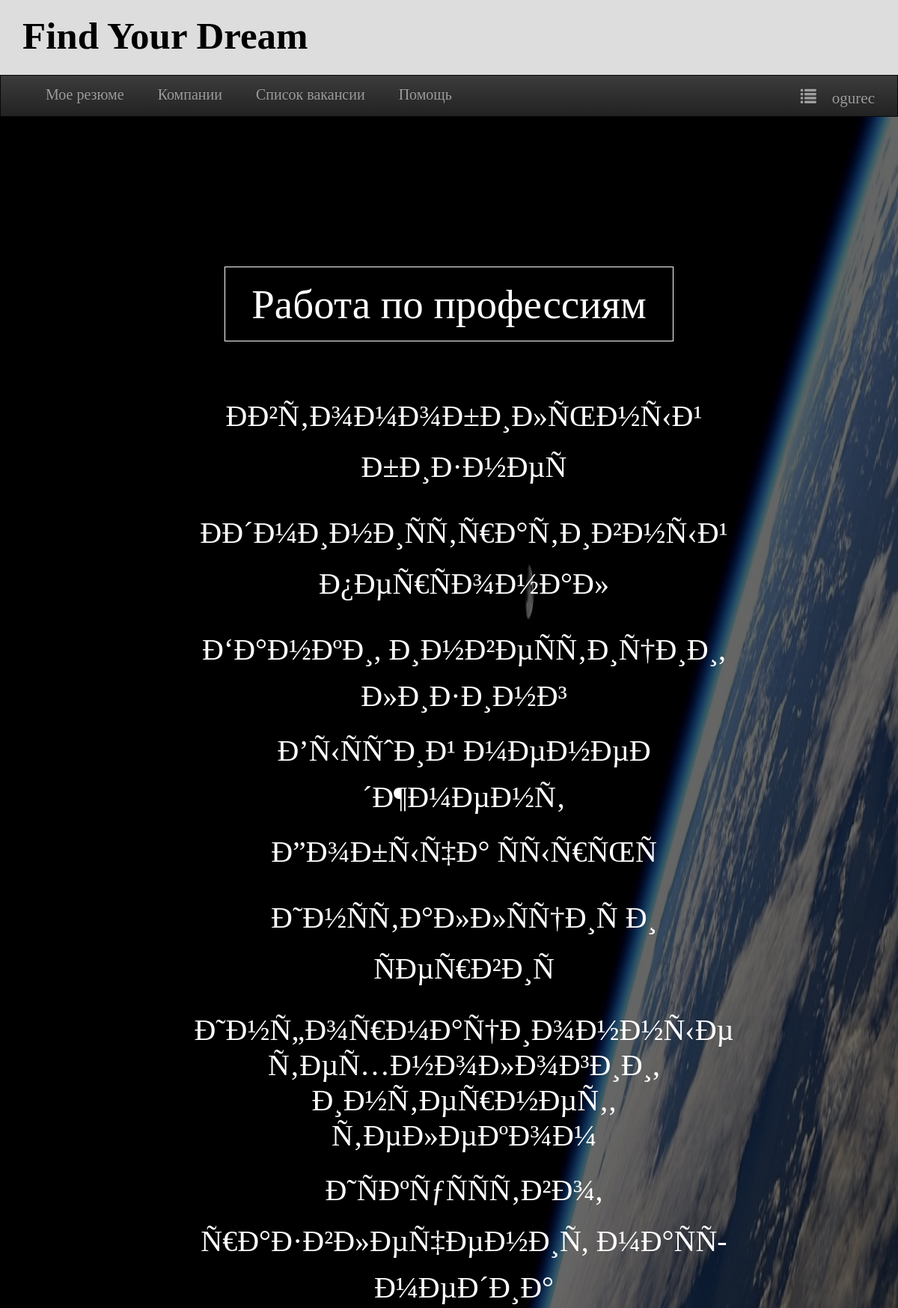
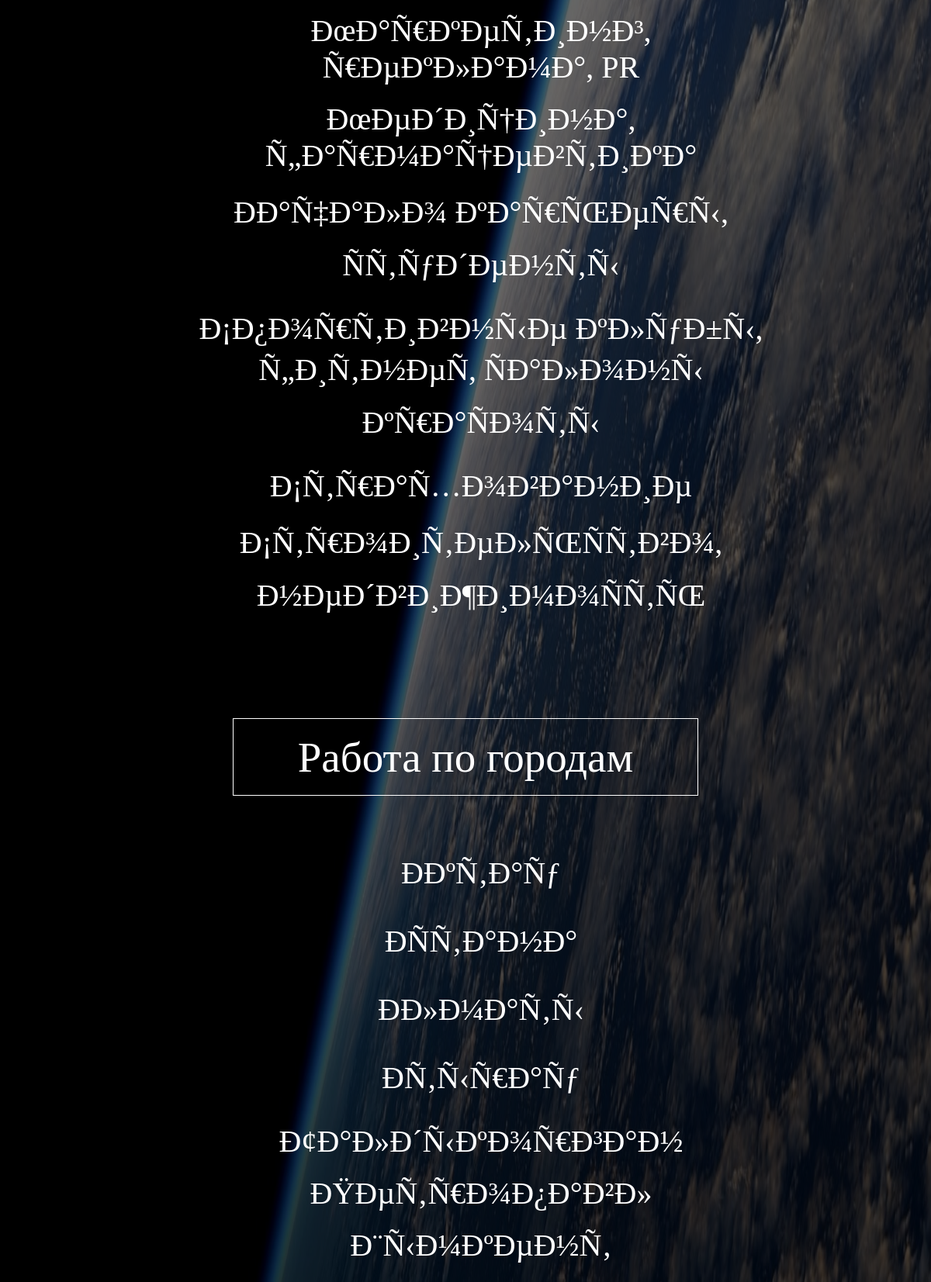
The app's page /index_authSOS.php (signed in, upper part) with its own data (2 pictures, top to bottom).
### tables this page shows
CREATE TABLE `specialization` (
  `id` int(11) NOT NULL,
  `specialization` text NOT NULL
);

CREATE TABLE `city` (
  `id` int(11) NOT NULL,
  `city` text NOT NULL
);

### index_authSOS.php (the view, shortened to what this page needs)
<?php
	include "connection.php";
	$sql = "SELECT * FROM specialization";
	$res = $con->query($sql);
	$query = "SELECT * FROM city";
	$result = $con->query($query);
 ?>
<!DOCTYPE html>
<html>
<head>
    <link rel="stylesheet" href="css/bootstrap.min.css">
    <link rel="stylesheet" href="css/bootstrap.css">
    <link rel="stylesheet" href="css/index.css">
    <link rel="stylesheet" href="css/bootstrap-theme.min.css">
</head>
<body>
  	<div class="all">
	    <div class="col-md-12 col-xs-12 col-lg-12 col-sm-12">
	      	<div class="main_name_1">
		        <div class="center_1_v">
		          	<div class="name_logo_1">
		            	<h1><a href="index_authSOS.php" style="color:black;">Find Your Dream</a></h1>
		          	</div>
		        </div>
	      	</div>
	    </div>
	    <div class="col-md-12 col-xs-12 col-lg-12 col-sm-12">
	      	<div class="main_nv_1">
		        <nav class="navbar navbar-inverse">
		          	<div class="container-fluid">
			            <div class="collapse navbar-collapse" id="bs-example-navbar-collapse-1">
			              	<ul class="nav navbar-nav">
				                <li><a href="mysv.php">Мое резюме</a></li>
				                <li><a href="comp_list.php">Компании</a></li>
				                <li><a href="vakList.php">Список вакансии</a></li>
				                <li><a href="helpSOS.php">Помощь</a></li>
			              	</ul>
			              	<ul class="nav navbar-nav navbar-right">
				                <li class="dropdown">
				                  	<a href="#" class="dropdown-toggle" data-toggle="dropdown" role="button" aria-haspopup="true" aria-expanded="false"><span class="glyphicon glyphicon-list">
				                  		<?php
								            echo $_SESSION['login'];
				                  		 ?>
				                  	</span></a>
				                </li>
			              	</ul>
			            </div>
		          	</div>
		        </nav>
		        <div class="photo_back_view">
		        	<div class="fff">
				    <div class="col-md-12 col-xs-12 col-lg-12 col-sm-12">
				    	<div style="width: 100%; height: 200px;"></div>
				      	<div id="one">
					      	<div class="col-md-2 col-lg-2 col-sm-2 col-xs-0"></div>
					      	<div class="col-md-8 col-sm-8 col-lg-8 col-xs-12">
					      		<div class="col-md-12 col-xs-12 col-lg-12 col-sm-12">
					      			<div class="job_by_prof">
					      				<h1><p>Работа по профессиям</p></h1>
					      			</div>
					      			<div class="row"></div>
					      			<div class="col-xs-12 col-lg-12">
					      				<div class="ind">
					      					<?php while($row1 = $res->fetch_array()){ ?>
					      					<ul>
					      						<li><a href="spec.php?specialization=<?php echo $row1['specialization']; ?>"><?php echo $row1['specialization']; ?></a></li>
					      					</ul>
					      					<?php } ?>
					      				</div>
					      			</div>
					      		</div>
					      		<div class="col-md-12 col-xs-12 col-lg-12 col-sm-12">
					      			<div class="row_2"></div>
					      			<div class="job_by_city">
					      				<h1><p>Работа по городам</p></h1>
					      			</div>
					      			<div class="row"></div>
					      			<div class="col-xs-12 col-lg-12">
					      				<div class="ind">
					      					<?php while($row2 = $result->fetch_array()){ ?>
						      					<ul>
						      						<li><a href="city.php?city=<?php echo $row2['city']; ?>"><?php echo $row2['city']; ?></a></li>
						      					</ul>
						      				<?php } ?>
					      				</div>
					      			</div>
					      		</div>
					      	</div>
					      	<div class="col-md-2 col-lg-2 col-sm-2 col-xs-0"></div>
				      	</div>
				     </div>
				     </div>
		      	</div>
	    	</div>
    	</div>
	</div>
</body>
</html>

### css/index.css (style rules this page uses)
.col-md-12 { padding: 0px; float: left; }
.col-md-8 { padding: 0px; float: left; }
body { margin: 0px; background-color: whitesmoke; }
div { margin: 0 auto; display: block; }
.main_name_1 { width: inherit; height: 100px; float: left; background-color: #ddd; }
.main_nv_1 { width: 100%; float: left; }
.photo_back_view { min-height: 1000px; width: 100%; float: left; background-image: url(img/earth.jpg); background-size: 100% 100%; }
.navbar-nav li { font-size: 20px; font-family: "Times New Roman" }
.center_1_v { height: 100px; width: 100%; background-color: #ddd; }
.name_logo_1 { height: 90px; width: 500px; float: left; margin: 5px 0px 0px 30px; }
.name_logo_1 h1 { font-size: 51px; font-weight: 600; font-family: "Broadway"; margin:15px 0px 15px 0px; }
.navbar-nav li a { padding-left: 30px; text-align: left; }
#one { width: 100%; background-color: rgba(0,0,0,0.7); }
.dropdown-toggle { font-family: "Times New Roman"; font-size: 21px; }
.job_by_prof { margin: 0 auto; height: 100px; border: 1px solid white; width: 600px; }
.job_by_prof h1 { color: white; font-size: 55px; text-align: center; font-family: "Times New Roman"; }
.row { height: 50px; }
.ind { margin: 20px 0px 0px 0px; }
.ind ul li { font: 40px "Times New Roman"; color: white; list-style-type: none; margin-bottom: 20px; }
.row_2 { height: 100px; }
.job_by_city { margin: 0 auto; height: 100px; border: 1px solid white; width: 600px; }
.job_by_city h1 { color: white; font-size: 55px; text-align: center; font-family: "Times New Roman"; }
.navbar-inverse { margin: 0px; border-radius: 0px !important; }
.all { min-height: 1000px; width: 100%; float: left; }
.fff { min-height: 1000px; float: left; width: 100%; background-color: rgba(0,0,0,0.6); }
body { background-color: #fff; }
.all { background-image: url(img/a.jpg); background-size: 100% 100%; }
.choice h1, p { color:#fff; }

### index_authSOS.php (style rules this page uses)
.ind ul li { text-align: center; }

### records on screen
specialization: specialization "ÐÐ²Ñ‚Ð¾Ð¼Ð¾Ð±Ð¸Ð»ÑŒÐ½Ñ‹Ð¹ Ð±Ð¸Ð·Ð½ÐµÑ"
specialization: specialization "ÐÐ´Ð¼Ð¸Ð½Ð¸ÑÑ‚Ñ€Ð°Ñ‚Ð¸Ð²Ð½Ñ‹Ð¹ Ð¿ÐµÑ€ÑÐ¾Ð½Ð°Ð»"
specialization: specialization "Ð‘Ð°Ð½ÐºÐ¸, Ð¸Ð½Ð²ÐµÑÑ‚Ð¸Ñ†Ð¸Ð¸, Ð»Ð¸Ð·Ð¸Ð½Ð³"
specialization: specialization "Ð’Ñ‹ÑÑˆÐ¸Ð¹ Ð¼ÐµÐ½ÐµÐ´Ð¶Ð¼ÐµÐ½Ñ‚"
specialization: specialization "Ð”Ð¾Ð±Ñ‹Ñ‡Ð° ÑÑ‹Ñ€ÑŒÑ"
specialization: specialization "Ð˜Ð½ÑÑ‚Ð°Ð»Ð»ÑÑ†Ð¸Ñ Ð¸ ÑÐµÑ€Ð²Ð¸Ñ"
specialization: specialization "Ð˜Ð½Ñ„Ð¾Ñ€Ð¼Ð°Ñ†Ð¸Ð¾Ð½Ð½Ñ‹Ðµ Ñ‚ÐµÑ…Ð½Ð¾Ð»Ð¾Ð³Ð¸Ð¸, Ð¸Ð½Ñ‚ÐµÑ€Ð½ÐµÑ‚, Ñ‚ÐµÐ»ÐµÐºÐ¾Ð¼"
specialization: specialization "Ð˜ÑÐºÑƒÑÑÑ‚Ð²Ð¾, Ñ€Ð°Ð·Ð²Ð»ÐµÑ‡ÐµÐ½Ð¸Ñ, Ð¼Ð°ÑÑ-Ð¼ÐµÐ´Ð¸Ð°"
specialization: specialization "ÐœÐ°Ñ€ÐºÐµÑ‚Ð¸Ð½Ð³, Ñ€ÐµÐºÐ»Ð°Ð¼Ð°, PR"
specialization: specialization "ÐœÐµÐ´Ð¸Ñ†Ð¸Ð½Ð°, Ñ„Ð°Ñ€Ð¼Ð°Ñ†ÐµÐ²Ñ‚Ð¸ÐºÐ°"
specialization: specialization "ÐÐ°Ñ‡Ð°Ð»Ð¾ ÐºÐ°Ñ€ÑŒÐµÑ€Ñ‹, ÑÑ‚ÑƒÐ´ÐµÐ½Ñ‚Ñ‹"
specialization: specialization "Ð¡Ð¿Ð¾Ñ€Ñ‚Ð¸Ð²Ð½Ñ‹Ðµ ÐºÐ»ÑƒÐ±Ñ‹, Ñ„Ð¸Ñ‚Ð½ÐµÑ, ÑÐ°Ð»Ð¾Ð½Ñ‹ ÐºÑ€Ð°ÑÐ¾Ñ‚Ñ‹"
specialization: specialization "Ð¡Ñ‚Ñ€Ð°Ñ…Ð¾Ð²Ð°Ð½Ð¸Ðµ"
specialization: specialization "Ð¡Ñ‚Ñ€Ð¾Ð¸Ñ‚ÐµÐ»ÑŒÑÑ‚Ð²Ð¾, Ð½ÐµÐ´Ð²Ð¸Ð¶Ð¸Ð¼Ð¾ÑÑ‚ÑŒ"
city: city "ÐÐºÑ‚Ð°Ñƒ"
city: city "ÐÑÑ‚Ð°Ð½Ð°"
city: city "ÐÐ»Ð¼Ð°Ñ‚Ñ‹"
city: city "ÐÑ‚Ñ‹Ñ€Ð°Ñƒ"
city: city "Ð¢Ð°Ð»Ð´Ñ‹ÐºÐ¾Ñ€Ð³Ð°Ð½"
city: city "ÐŸÐµÑ‚Ñ€Ð¾Ð¿Ð°Ð²Ð»"
city: city "Ð¨Ñ‹Ð¼ÐºÐµÐ½Ñ‚"

### other values on screen
$_SESSION['login'] "ogurec"
